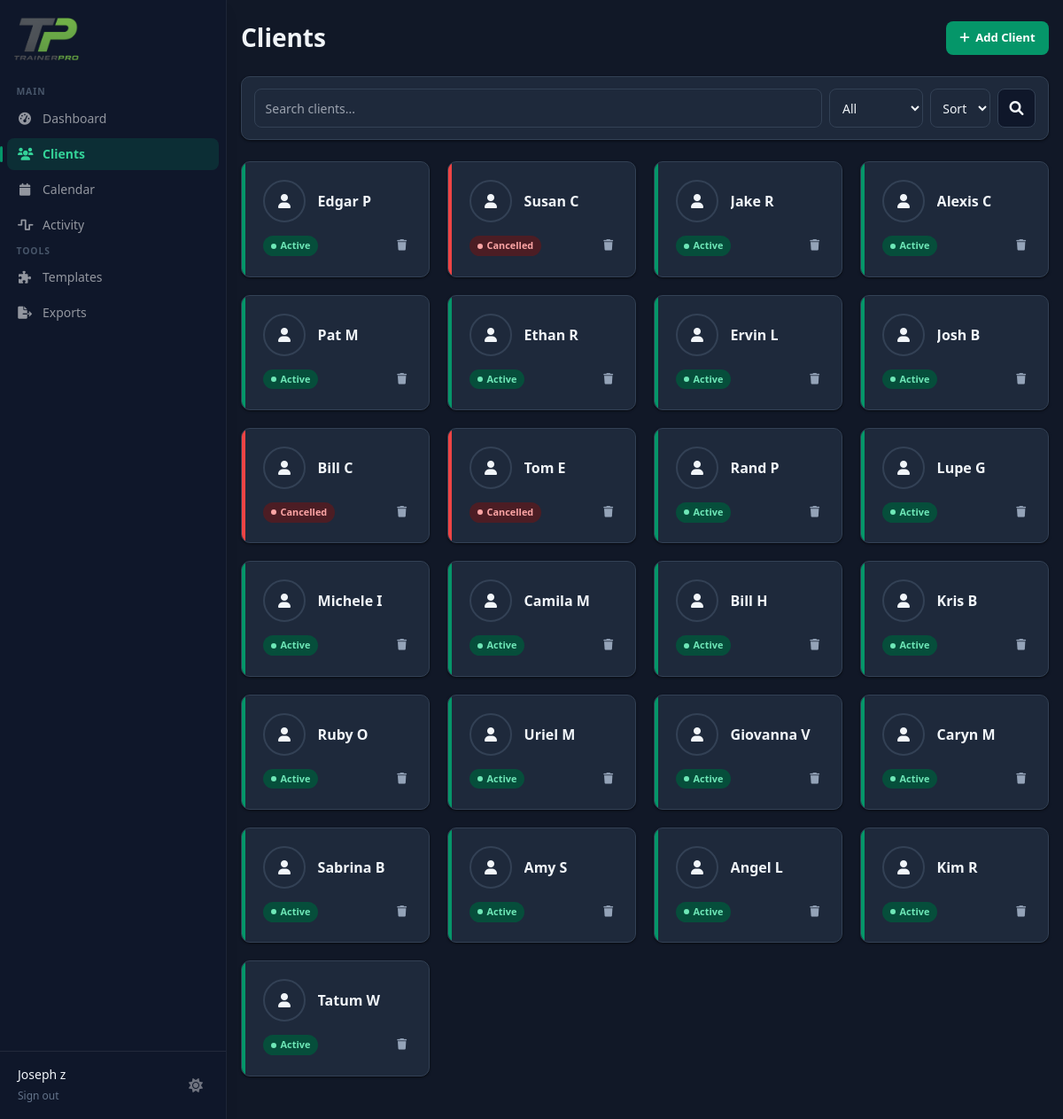
Page /clients (signed in) on the earlier database version.
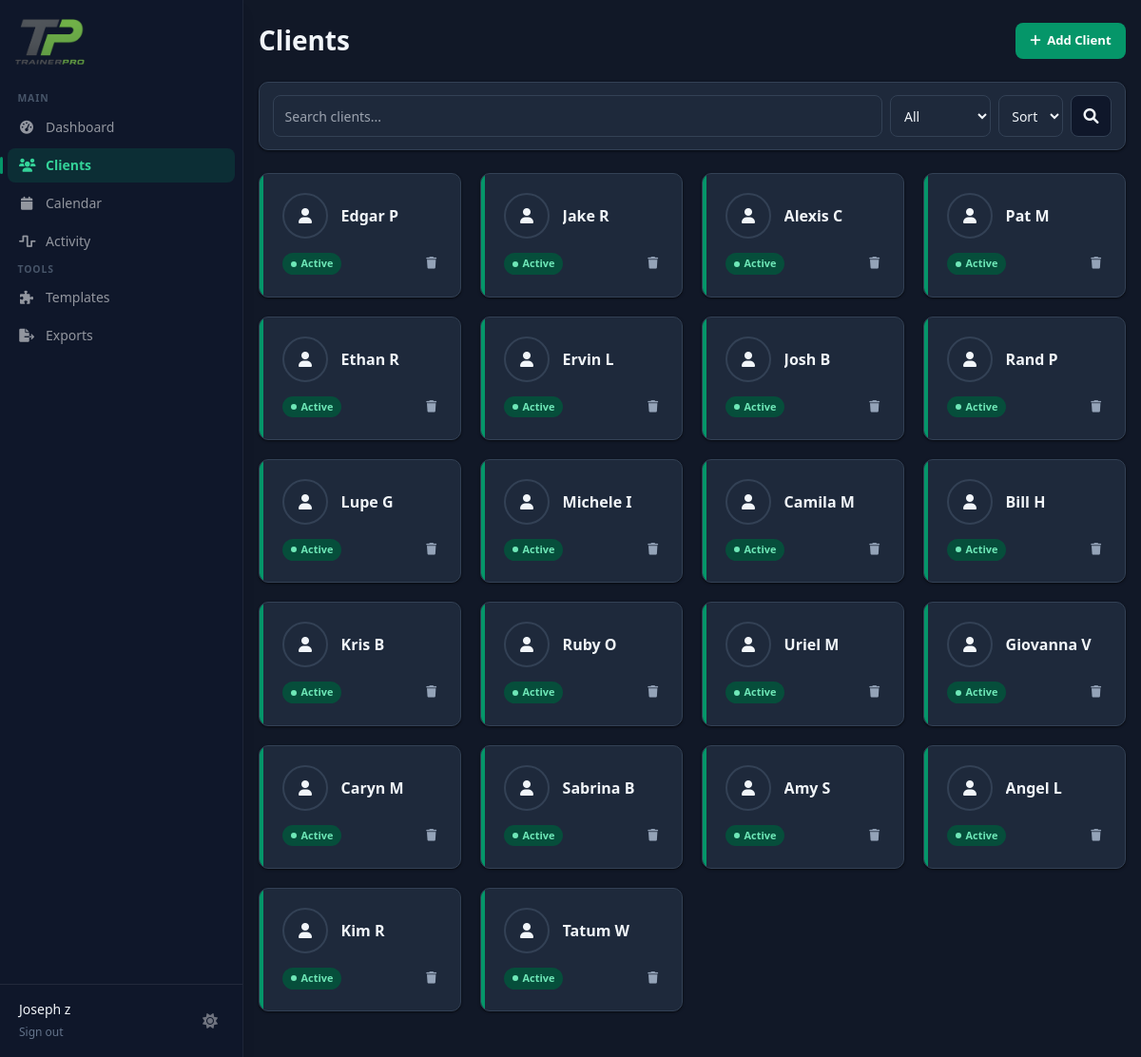
Same page on the later database version.
### tables this page shows
CREATE TABLE clients (
            id TEXT PRIMARY KEY,
            trainer_id TEXT NOT NULL,
            name TEXT NOT NULL,
            email TEXT,
            phone TEXT,
            age INTEGER,
            gender TEXT,
            weight REAL,
            height REAL,
            status TEXT DEFAULT 'active',
            notes TEXT,
            photo_url TEXT,
            created_at TIMESTAMP DEFAULT CURRENT_TIMESTAMP,
            FOREIGN KEY (trainer_id) REFERENCES users (id)
        );

### app.py (the view)
@app.route('/clients')
@login_required
def clients():
    search = request.args.get('search', '')
    status_filter = request.args.get('status', '')
    sort = request.args.get('sort', '')
    conn = get_db()
    query = '''
        SELECT c.*,
               (SELECT weight FROM weight_logs WHERE client_id = c.id ORDER BY date DESC LIMIT 1) as latest_weight
        FROM clients c
        WHERE c.trainer_id = ?
    '''
    params = [session['user_id']]
    if search:
        query += ' AND (c.name LIKE ? OR c.email LIKE ?)'
        params.extend([f'%{search}%', f'%{search}%'])
    if status_filter:
        query += ' AND c.status = ?'
        params.append(status_filter)
    sort_clauses = {
        'name_asc':  ' ORDER BY c.name COLLATE NOCASE ASC',
        'name_desc': ' ORDER BY c.name COLLATE NOCASE DESC',
    }
    query += sort_clauses.get(sort, ' ORDER BY c.created_at DESC')
    clients = conn.execute(query, params).fetchall()
    conn.close()
    return render_template('dashboard/clients.html', clients=clients,
                           search=search, status_filter=status_filter, sort=sort)

### auth_utils.py (called while the page is built)
def login_required(f):
    @wraps(f)
    def decorated_function(*args, **kwargs):
        if 'user_id' not in session:
            return redirect(url_for('login'))
        return f(*args, **kwargs)
    return decorated_function

### db.py (called while the page is built)
def get_db():
    conn = sqlite3.connect(DB_PATH)
    conn.row_factory = sqlite3.Row
    return conn

### templates/dashboard/clients.html (shortened to what this page needs)
{% extends "base.html" %}
{% block content %}
<div class="clients-page">
    <div class="page-head">
        <div>
            <h1 class="page-title">Clients</h1>
        </div>
        <a href="{{ url_for('new_client') }}" class="btn btn-primary">
            <i class="fas fa-plus"></i>
            Add Client
        </a>
    </div>
    <div class="filter-card">
        <form method="GET" class="filter-form">
            <input type="text" name="search" value="{{ search }}" placeholder="Search clients..." class="filter-input">
            <select name="status" class="filter-select">
                <option value="">All</option>
            </select>
            <select name="sort" class="filter-select" onchange="this.form.submit()">
                <option value="">Sort</option>
            </select>
            <button type="submit" class="filter-btn">
                <i class="fas fa-search"></i>
            </button>
        </form>
    </div>
    <div class="client-grid">
        {% for client in clients %}
        <div class="client-card" onclick="window.location.href='{{ url_for('client_detail', client_id=client.id) }}'">
            <span class="card-accent
                {% if client.status == 'active' %}accent-active
                {% elif client.status == 'potential' %}accent-potential
                {% else %}accent-cancelled{% endif %}"></span>
            <div class="card-body">
                <div class="card-top">
                    {% if client.photo_url %}
                        <img src="{{ url_for('static', filename=client.photo_url) }}" alt="{{ client.name }}" class="client-avatar">
                    {% else %}
                        <div class="client-avatar-ph">
                            <i class="fas fa-user"></i>
                        </div>
                    {% endif %}
                    <div style="flex:1; min-width:0;">
                        <h3 class="client-name">{{ client.name }}</h3>
                    </div>
                </div>
                <div class="card-foot">
                    <span class="status-badge
                        {% if client.status == 'active' %}status-active
                        {% elif client.status == 'potential' %}status-potential
                        {% else %}status-cancelled{% endif %}">
                        <span class="dot"></span>
                        {{ client.status.title() }}
                    </span>
                    <button onclick="event.stopPropagation(); deleteClient('{{ client.id }}', '{{ client.name }}')" class="delete-btn" title="Delete client">
                        <i class="fas fa-trash"></i>
                    </button>
                </div>
            </div>
        </div>
        {% endfor %}
    </div>
</div>
{% endblock %}

Differences in the rows shown:
removed clients: name "Susan C", status "Cancelled"
removed clients: name "Bill C", status "Cancelled"
removed clients: name "Tom E", status "Cancelled"
